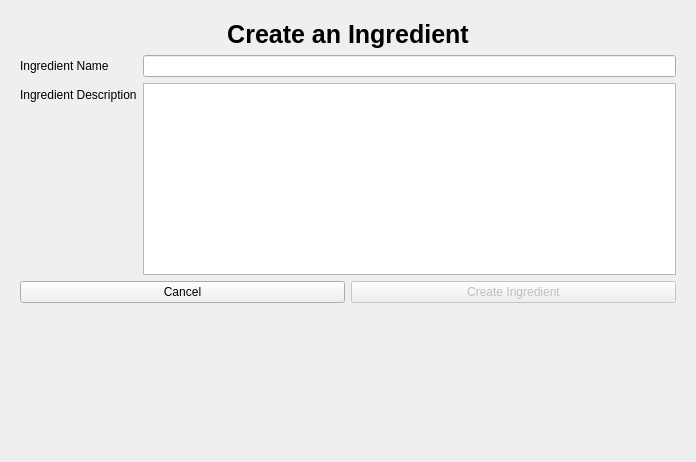
<?xml version="1.0" encoding="UTF-8"?>
<ui version="4.0">
 <class>IngredientRootView</class>
 <widget class="QWidget" name="IngredientRootView">
  <property name="geometry">
   <rect>
    <x>0</x>
    <y>0</y>
    <width>696</width>
    <height>462</height>
   </rect>
  </property>
  <property name="windowTitle">
   <string>Form</string>
  </property>
  <layout class="QVBoxLayout" name="verticalLayout">
   <item>
    <widget class="QStackedWidget" name="stackedWidget">
     <property name="currentIndex">
      <number>1</number>
     </property>
     <widget class="QWidget" name="ingredientDisplayPage">
      <layout class="QVBoxLayout" name="verticalLayout_2">
       <item>
        <layout class="QHBoxLayout" name="horizontalLayout">
         <item>
          <spacer name="horizontalSpacer">
           <property name="orientation">
            <enum>Qt::Orientation::Horizontal</enum>
           </property>
           <property name="sizeType">
            <enum>QSizePolicy::Policy::Preferred</enum>
           </property>
           <property name="sizeHint" stdset="0">
            <size>
             <width>20</width>
             <height>20</height>
            </size>
           </property>
          </spacer>
         </item>
         <item>
          <widget class="QLabel" name="titleLabel">
           <property name="font">
            <font>
             <pointsize>19</pointsize>
             <bold>true</bold>
            </font>
           </property>
           <property name="text">
            <string>Ingredients</string>
           </property>
           <property name="alignment">
            <set>Qt::AlignmentFlag::AlignCenter</set>
           </property>
          </widget>
         </item>
         <item>
          <widget class="QPushButton" name="createButton">
           <property name="text">
            <string>Create an Ingredient</string>
           </property>
          </widget>
         </item>
        </layout>
       </item>
       <item>
        <widget class="QListView" name="listView"/>
       </item>
      </layout>
     </widget>
     <widget class="QWidget" name="ingredientFormPage">
      <layout class="QVBoxLayout" name="verticalLayout_3">
       <item>
        <widget class="QLabel" name="formTitleLabel">
         <property name="font">
          <font>
           <pointsize>19</pointsize>
           <bold>true</bold>
          </font>
         </property>
         <property name="text">
          <string>Create an Ingredient</string>
         </property>
         <property name="alignment">
          <set>Qt::AlignmentFlag::AlignCenter</set>
         </property>
        </widget>
       </item>
       <item>
        <layout class="QFormLayout" name="formLayout">
         <item row="0" column="0">
          <widget class="QLabel" name="nameLabel">
           <property name="text">
            <string>Ingredient Name</string>
           </property>
          </widget>
         </item>
         <item row="1" column="0">
          <widget class="QLabel" name="descriptionLabel">
           <property name="sizePolicy">
            <sizepolicy hsizetype="Preferred" vsizetype="Preferred">
             <horstretch>0</horstretch>
             <verstretch>0</verstretch>
            </sizepolicy>
           </property>
           <property name="minimumSize">
            <size>
             <width>0</width>
             <height>0</height>
            </size>
           </property>
           <property name="text">
            <string>Ingredient Description</string>
           </property>
           <property name="wordWrap">
            <bool>true</bool>
           </property>
          </widget>
         </item>
         <item row="0" column="1">
          <widget class="QLineEdit" name="nameLineEdit"/>
         </item>
         <item row="1" column="1">
          <widget class="QPlainTextEdit" name="descriptionEdit"/>
         </item>
        </layout>
       </item>
       <item>
        <layout class="QHBoxLayout" name="horizontalLayout_2">
         <item>
          <widget class="QPushButton" name="cancelButton">
           <property name="text">
            <string>Cancel</string>
           </property>
          </widget>
         </item>
         <item>
          <widget class="QPushButton" name="confirmButton">
           <property name="enabled">
            <bool>false</bool>
           </property>
           <property name="text">
            <string>Create Ingredient</string>
           </property>
          </widget>
         </item>
        </layout>
       </item>
       <item>
        <spacer name="verticalSpacer">
         <property name="orientation">
          <enum>Qt::Orientation::Vertical</enum>
         </property>
         <property name="sizeHint" stdset="0">
          <size>
           <width>20</width>
           <height>121</height>
          </size>
         </property>
        </spacer>
       </item>
      </layout>
     </widget>
    </widget>
   </item>
  </layout>
 </widget>
 <resources/>
 <connections/>
</ui>
